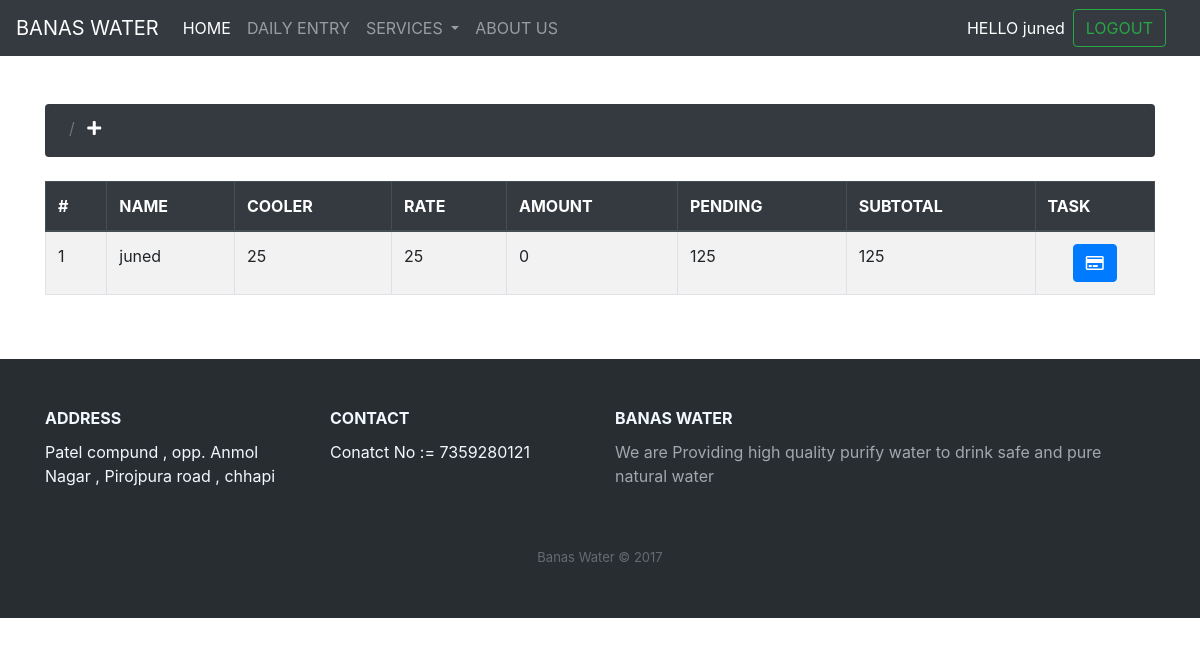
Page /billing/pendingbill/ (signed in) on the earlier database version.
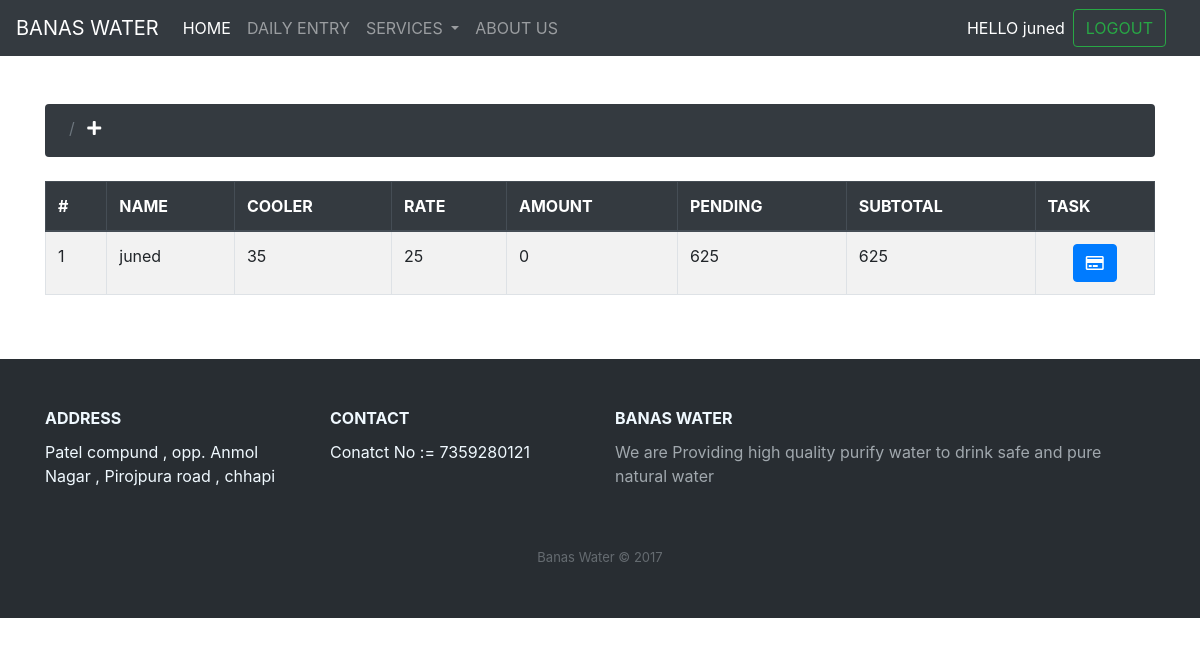
Same page on the later database version.
### banasadmin/models.py (models this page shows)
class Bill(models.Model):
    id = models.AutoField(primary_key=True)
    name = models.CharField(max_length=100)
    cooler = models.IntegerField()
    rate = models.IntegerField()
    amount = models.IntegerField()
    pending_amount = models.IntegerField()
    subtotal = models.IntegerField()
    task = models.CharField(max_length=100)

### billing/views.py (the view)
# urls.py: path('pendingbill/',views.pendingbill,name="pendingbill")
@login_required(login_url='login')
def pendingbill(request):
    if User.is_authenticated:
        user = request.user.username
        print(user)
    billdata = Bill.objects.filter(name=user,task="pending").order_by('-id')
    paginator = Paginator(billdata, 5, orphans=0)
    is_paginated = True if paginator.num_pages > 1 else False
    page = request.GET.get('page') or 1
    try:
        current_page = paginator.page(page)
    except InvalidPage as e:
        messages.error(request, str(e))
        current_page = paginator.page(1)
    context = {
        'current_page': current_page,
        'is_paginated': is_paginated,
        'paginator': paginator
    }
    return render(request,'billing/pendingbill.html',context)

### billing/templates/billing/pendingbill.html (shortened to what this page needs)
{% extends 'billing/pagination.html' %}
{% block table_header %}
    <th>#</th>
    <th>NAME</th>
    <th>COOLER</th>
    <th>RATE</th>
    <th>AMOUNT</th>
    <th>PENDING</th>
    <th>SUBTOTAL</th>
    <th>TASK</th>
{% endblock table_header %}
{% block table_data %}
    <td>{{ current_page.start_index|add:forloop.counter0 }}</td>
    <td>{{a.name}}</td>
    <td>{{a.cooler}}</td>
    <td>{{a.rate}}</td>
    <td>{{a.amount}}</td>
    <td>{{a.pending_amount}}</td>
    <td>{{a.subtotal}}</td>
    <td class="text-center">
        {% if a.task == "pending" %}
            <a class="btn btn-primary" href="/#/{{a.id}}"><i class="far fa-credit-card"></i></a>
        {% else %}
            {{a.task}}
        {% endif %}
    </td>
{% endblock table_data %}

### billing/templates/billing/pagination.html (shortened to what this page needs)
{% extends 'pages/base.html' %}
{% block content %}
<div class="container mt-5">
    <nav aria-label="breadcrumb" class="mb-4 ">
        <ol class="breadcrumb  bg-dark" style="height: 53px;">
          <li class="breadcrumb-item active text-white " aria-current="page">
        <li class="breadcrumb-item active text-white " aria-current="page">
            <a class="text-white" href="{% block addlink %}
            {% endblock addlink %}"><i class="fas fa-plus"></i></a>
        </ol>
      </nav>
      <div class="table-responsive">
    <table class="table table-striped thead-dark table-bordered table">
        <thead class="thead-dark">
          <tr>
{% block table_header %}
{% endblock table_header %}
          </tr>
        </thead>
        <tbody>
            {% for a in current_page %}
          <tr>
{% block table_data %}
{% endblock table_data %}
          </tr>
          {% endfor %}
         </tbody>
      </table>
    </div>
</div>
{% endblock content %}

Differences in the rows shown:
changed Bill "juned": cooler "25" → "35"; pending_amount "125" → "625"; subtotal "125" → "625"
